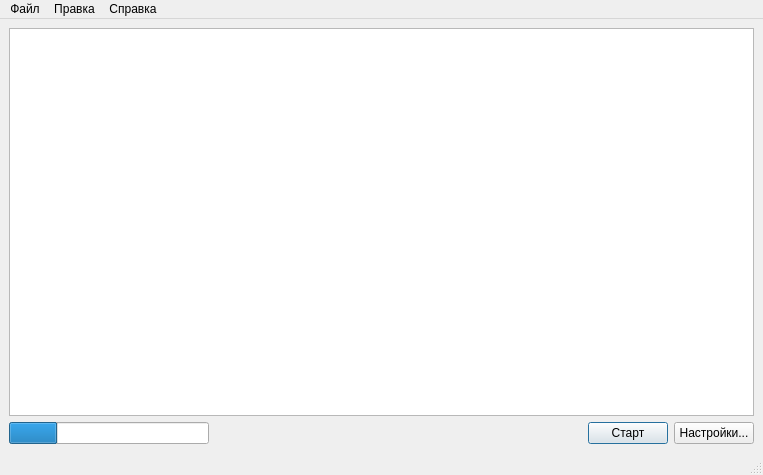
<?xml version="1.0" encoding="UTF-8"?>
<ui version="4.0">
 <class>MainWindow</class>
 <widget class="QMainWindow" name="MainWindow">
  <property name="geometry">
   <rect>
    <x>0</x>
    <y>0</y>
    <width>763</width>
    <height>475</height>
   </rect>
  </property>
  <property name="windowTitle">
   <string>fb2mobi</string>
  </property>
  <widget class="QWidget" name="centralwidget">
   <property name="sizePolicy">
    <sizepolicy hsizetype="Preferred" vsizetype="Preferred">
     <horstretch>0</horstretch>
     <verstretch>0</verstretch>
    </sizepolicy>
   </property>
   <layout class="QGridLayout" name="gridLayout">
    <item row="0" column="0">
     <layout class="QVBoxLayout" name="verticalLayout">
      <item>
       <widget class="QSplitter" name="splitter">
        <property name="orientation">
         <enum>Qt::Vertical</enum>
        </property>
        <widget class="QTreeWidget" name="treeFileList">
         <property name="acceptDrops">
          <bool>false</bool>
         </property>
         <property name="dragDropMode">
          <enum>QAbstractItemView::NoDragDrop</enum>
         </property>
         <property name="defaultDropAction">
          <enum>Qt::IgnoreAction</enum>
         </property>
         <property name="alternatingRowColors">
          <bool>true</bool>
         </property>
         <property name="selectionMode">
          <enum>QAbstractItemView::ExtendedSelection</enum>
         </property>
         <attribute name="headerVisible">
          <bool>false</bool>
         </attribute>
         <column>
          <property name="text">
           <string>Файл</string>
          </property>
         </column>
        </widget>
       </widget>
      </item>
      <item>
       <layout class="QHBoxLayout" name="horizontalLayout">
        <item>
         <widget class="QProgressBar" name="progressBar">
          <property name="sizePolicy">
           <sizepolicy hsizetype="Fixed" vsizetype="Fixed">
            <horstretch>0</horstretch>
            <verstretch>0</verstretch>
           </sizepolicy>
          </property>
          <property name="minimumSize">
           <size>
            <width>200</width>
            <height>0</height>
           </size>
          </property>
          <property name="value">
           <number>24</number>
          </property>
          <property name="textVisible">
           <bool>false</bool>
          </property>
         </widget>
        </item>
        <item>
         <spacer name="horizontalSpacer">
          <property name="orientation">
           <enum>Qt::Horizontal</enum>
          </property>
          <property name="sizeHint" stdset="0">
           <size>
            <width>278</width>
            <height>20</height>
           </size>
          </property>
         </spacer>
        </item>
        <item>
         <widget class="QPushButton" name="btnStart">
          <property name="text">
           <string>Старт</string>
          </property>
          <property name="default">
           <bool>true</bool>
          </property>
         </widget>
        </item>
        <item>
         <widget class="QPushButton" name="btnSettings">
          <property name="sizePolicy">
           <sizepolicy hsizetype="Minimum" vsizetype="Fixed">
            <horstretch>0</horstretch>
            <verstretch>0</verstretch>
           </sizepolicy>
          </property>
          <property name="text">
           <string>Настройки...</string>
          </property>
         </widget>
        </item>
       </layout>
      </item>
     </layout>
    </item>
   </layout>
  </widget>
  <widget class="QMenuBar" name="menubar">
   <property name="geometry">
    <rect>
     <x>0</x>
     <y>0</y>
     <width>763</width>
     <height>21</height>
    </rect>
   </property>
   <widget class="QMenu" name="menu">
    <property name="title">
     <string>Файл</string>
    </property>
    <addaction name="actionAddFile"/>
    <addaction name="actionConvert"/>
    <addaction name="separator"/>
    <addaction name="actionSettings"/>
    <addaction name="separator"/>
    <addaction name="actionExit"/>
   </widget>
   <widget class="QMenu" name="menu_2">
    <property name="title">
     <string>Справка</string>
    </property>
    <addaction name="actionOpenForumURL"/>
    <addaction name="separator"/>
    <addaction name="actionAbout"/>
   </widget>
   <widget class="QMenu" name="menu_3">
    <property name="title">
     <string>Правка</string>
    </property>
    <addaction name="actionDelete"/>
    <addaction name="separator"/>
    <addaction name="actionViewLog"/>
   </widget>
   <addaction name="menu"/>
   <addaction name="menu_3"/>
   <addaction name="menu_2"/>
  </widget>
  <widget class="QStatusBar" name="statusbar"/>
  <action name="actionAddFile">
   <property name="text">
    <string>Добавить...</string>
   </property>
   <property name="toolTip">
    <string>Добавить файлы для конвертирования</string>
   </property>
   <property name="shortcut">
    <string>Ctrl+O</string>
   </property>
  </action>
  <action name="actionConvert">
   <property name="text">
    <string>Конвертировать</string>
   </property>
  </action>
  <action name="actionExit">
   <property name="text">
    <string>Выход</string>
   </property>
   <property name="menuRole">
    <enum>QAction::QuitRole</enum>
   </property>
  </action>
  <action name="actionOpenForumURL">
   <property name="text">
    <string>Форум поддержки</string>
   </property>
  </action>
  <action name="actionAbout">
   <property name="text">
    <string>О программе...</string>
   </property>
   <property name="menuRole">
    <enum>QAction::AboutRole</enum>
   </property>
  </action>
  <action name="actionViewLog">
   <property name="text">
    <string>Посмотреть журнал</string>
   </property>
  </action>
  <action name="actionDelete">
   <property name="text">
    <string>Удалить</string>
   </property>
  </action>
  <action name="actionSettings">
   <property name="text">
    <string>Настройки...</string>
   </property>
   <property name="menuRole">
    <enum>QAction::PreferencesRole</enum>
   </property>
  </action>
 </widget>
 <resources/>
 <connections>
  <connection>
   <sender>actionExit</sender>
   <signal>triggered()</signal>
   <receiver>MainWindow</receiver>
   <slot>closeApp()</slot>
   <hints>
    <hint type="sourcelabel">
     <x>-1</x>
     <y>-1</y>
    </hint>
    <hint type="destinationlabel">
     <x>381</x>
     <y>237</y>
    </hint>
   </hints>
  </connection>
  <connection>
   <sender>actionAddFile</sender>
   <signal>triggered()</signal>
   <receiver>MainWindow</receiver>
   <slot>addFilesAction()</slot>
   <hints>
    <hint type="sourcelabel">
     <x>-1</x>
     <y>-1</y>
    </hint>
    <hint type="destinationlabel">
     <x>381</x>
     <y>237</y>
    </hint>
   </hints>
  </connection>
  <connection>
   <sender>actionConvert</sender>
   <signal>triggered()</signal>
   <receiver>MainWindow</receiver>
   <slot>startConvert()</slot>
   <hints>
    <hint type="sourcelabel">
     <x>-1</x>
     <y>-1</y>
    </hint>
    <hint type="destinationlabel">
     <x>381</x>
     <y>237</y>
    </hint>
   </hints>
  </connection>
  <connection>
   <sender>btnStart</sender>
   <signal>clicked()</signal>
   <receiver>MainWindow</receiver>
   <slot>startConvert()</slot>
   <hints>
    <hint type="sourcelabel">
     <x>715</x>
     <y>433</y>
    </hint>
    <hint type="destinationlabel">
     <x>381</x>
     <y>237</y>
    </hint>
   </hints>
  </connection>
  <connection>
   <sender>actionDelete</sender>
   <signal>triggered()</signal>
   <receiver>MainWindow</receiver>
   <slot>deleteRecAction()</slot>
   <hints>
    <hint type="sourcelabel">
     <x>-1</x>
     <y>-1</y>
    </hint>
    <hint type="destinationlabel">
     <x>381</x>
     <y>237</y>
    </hint>
   </hints>
  </connection>
  <connection>
   <sender>actionOpenForumURL</sender>
   <signal>triggered()</signal>
   <receiver>MainWindow</receiver>
   <slot>openSupportURL()</slot>
   <hints>
    <hint type="sourcelabel">
     <x>-1</x>
     <y>-1</y>
    </hint>
    <hint type="destinationlabel">
     <x>381</x>
     <y>237</y>
    </hint>
   </hints>
  </connection>
  <connection>
   <sender>actionViewLog</sender>
   <signal>triggered()</signal>
   <receiver>MainWindow</receiver>
   <slot>openLog()</slot>
   <hints>
    <hint type="sourcelabel">
     <x>-1</x>
     <y>-1</y>
    </hint>
    <hint type="destinationlabel">
     <x>381</x>
     <y>237</y>
    </hint>
   </hints>
  </connection>
  <connection>
   <sender>actionAbout</sender>
   <signal>triggered()</signal>
   <receiver>MainWindow</receiver>
   <slot>about()</slot>
   <hints>
    <hint type="sourcelabel">
     <x>-1</x>
     <y>-1</y>
    </hint>
    <hint type="destinationlabel">
     <x>381</x>
     <y>237</y>
    </hint>
   </hints>
  </connection>
  <connection>
   <sender>actionSettings</sender>
   <signal>triggered()</signal>
   <receiver>MainWindow</receiver>
   <slot>settings()</slot>
   <hints>
    <hint type="sourcelabel">
     <x>-1</x>
     <y>-1</y>
    </hint>
    <hint type="destinationlabel">
     <x>381</x>
     <y>237</y>
    </hint>
   </hints>
  </connection>
  <connection>
   <sender>btnSettings</sender>
   <signal>clicked()</signal>
   <receiver>MainWindow</receiver>
   <slot>settings()</slot>
   <hints>
    <hint type="sourcelabel">
     <x>714</x>
     <y>432</y>
    </hint>
    <hint type="destinationlabel">
     <x>381</x>
     <y>237</y>
    </hint>
   </hints>
  </connection>
 </connections>
 <slots>
  <slot>closeApp()</slot>
  <slot>addFilesAction()</slot>
  <slot>startConvert()</slot>
  <slot>selectDestDir()</slot>
  <slot>openDestDir()</slot>
  <slot>checkDestDir()</slot>
  <slot>checkConvertToDestDirClicked(int)</slot>
  <slot>deleteRecAction()</slot>
  <slot>openSupportURL()</slot>
  <slot>openLog()</slot>
  <slot>about()</slot>
  <slot>settings()</slot>
 </slots>
</ui>
